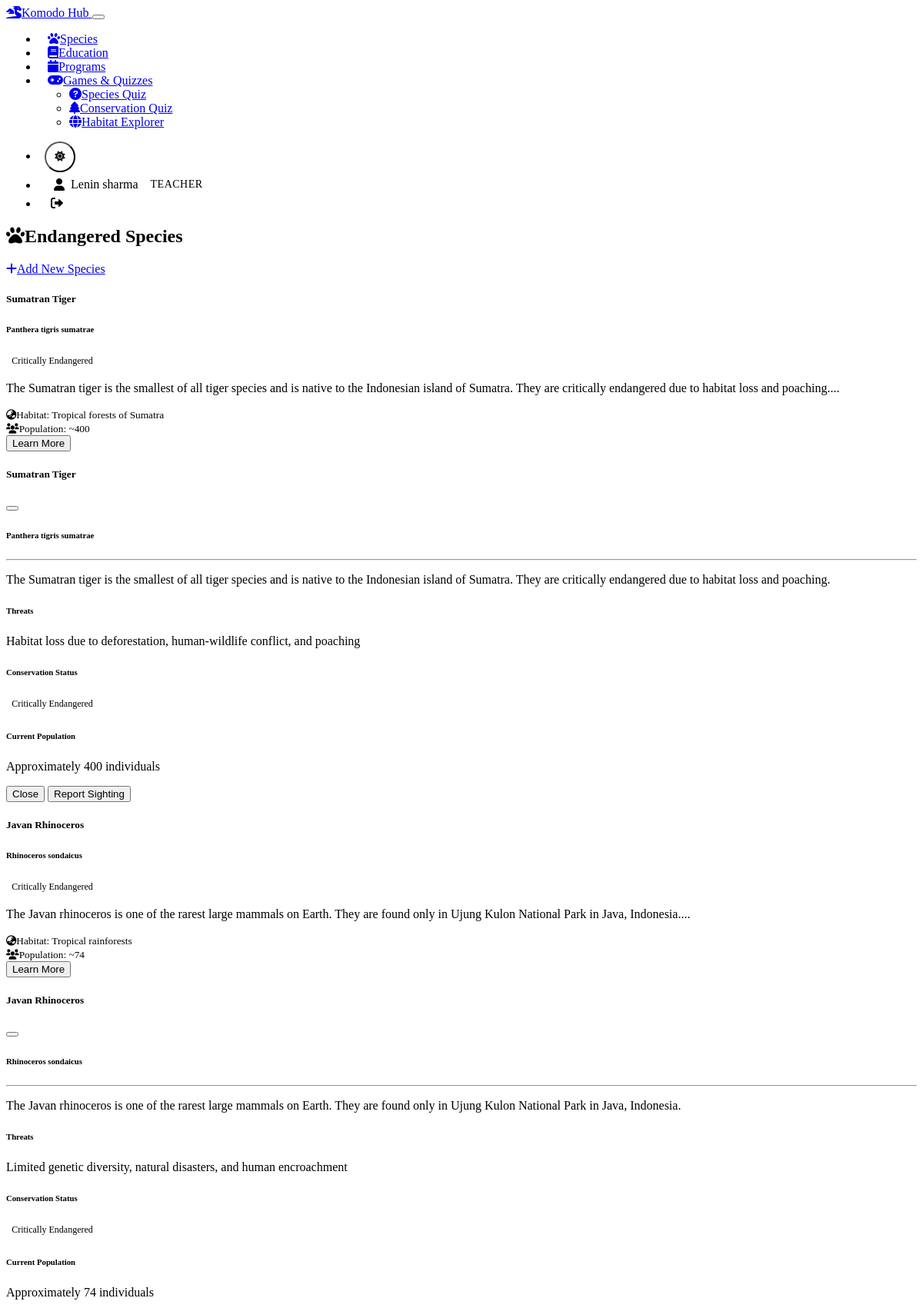
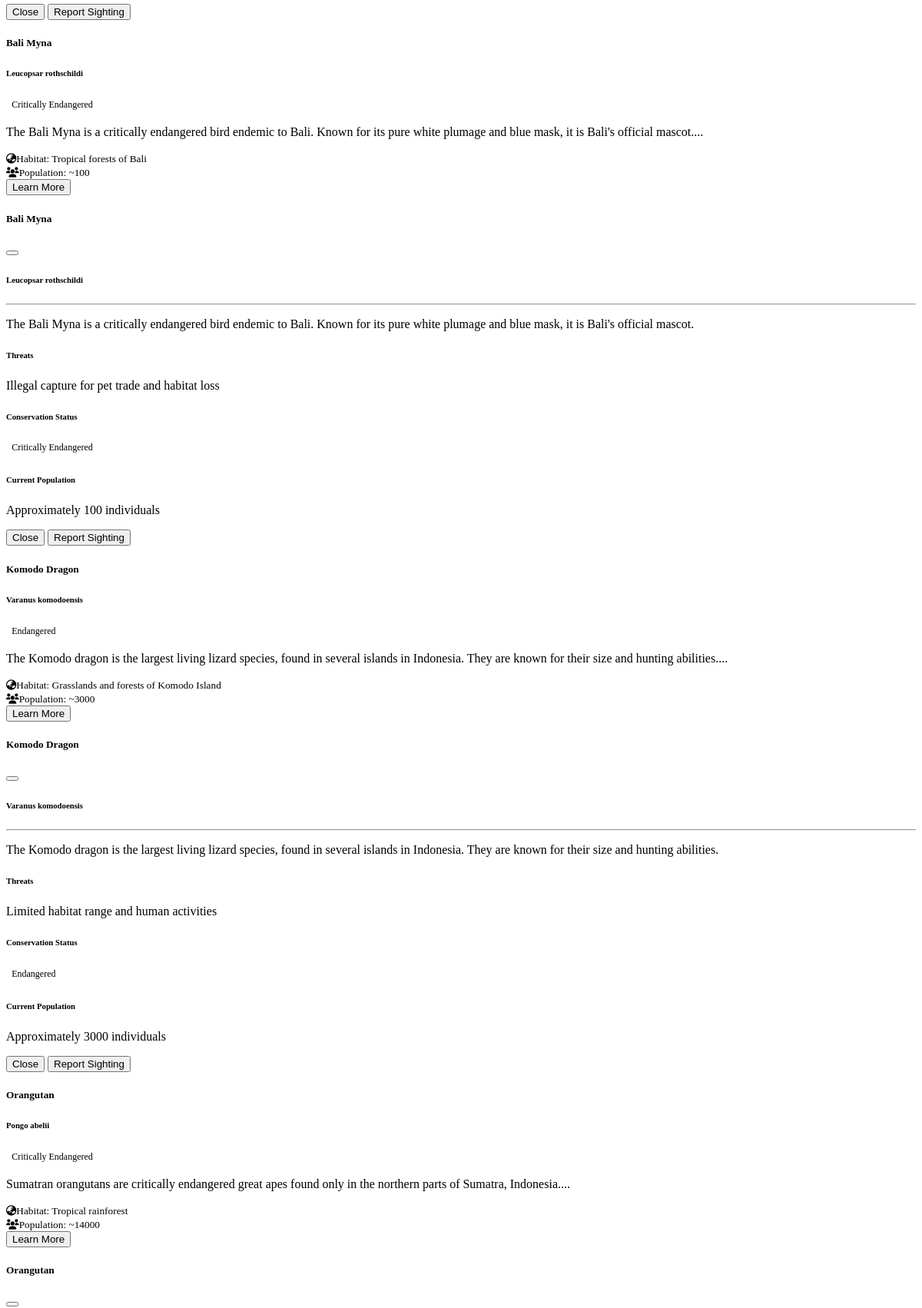
Page /species (signed in, upper part) on the committed database (2 pictures, top to bottom).
### models.py (models this page shows, shortened)
class User(UserMixin, db.Model):
    id = db.Column(db.Integer, primary_key=True)
    username = db.Column(db.String(64), unique=True, nullable=False)
    email = db.Column(db.String(120), unique=True, nullable=False)
    password_hash = db.Column(db.String(256))
    role = db.Column(db.String(20), nullable=False)  # teacher, student, community
    created_at = db.Column(db.DateTime, default=datetime.utcnow)
    resources = db.relationship('EducationalResource', backref='author', lazy=True)
    programs = db.relationship('ConservationProgram', backref='coordinator', lazy=True)
    progress = db.relationship('UserProgress', backref='user', lazy=True)

class Species(db.Model):
    id = db.Column(db.Integer, primary_key=True)
    name = db.Column(db.String(100), nullable=False)
    scientific_name = db.Column(db.String(100), nullable=False)
    description = db.Column(db.Text, nullable=False)
    population = db.Column(db.Integer)
    conservation_status = db.Column(db.String(50))
    habitat = db.Column(db.String(100))
    threats = db.Column(db.Text)

### blueprints/species.py (the view, shortened to what this page needs)
@species.route('/species')
def list():
    species = Species.query.all()
    return render_template('species/list.html', species=species)

### models.py (called while the page is built)
@login_manager.user_loader
def load_user(id):
    return User.query.get(int(id))

### templates/species/list.html (shortened to what this page needs)
{% extends "base.html" %}
{% block content %}
<div class="row mb-4">
    <div class="col-12 d-flex justify-content-between align-items-center">
        <h2><i class="fas fa-paw me-2"></i>Endangered Species</h2>
        {% if current_user.is_authenticated and current_user.role == 'teacher' %}
        <a href="{{ url_for('species.add') }}" class="btn btn-success">
            <i class="fas fa-plus me-2"></i>Add New Species
        </a>
        {% endif %}
    </div>
</div>
<div class="row g-4">
    {% for species in species %}
    <div class="col-md-6 col-lg-4">
        <div class="card species-card h-100">
            <div class="card-body">
                <h5 class="card-title">{{ species.name }}</h5>
                <h6 class="card-subtitle mb-2 text-muted">{{ species.scientific_name }}</h6>
                <span class="conservation-status bg-danger mb-3">
                    {{ species.conservation_status }}
                </span>
                <p class="card-text">{{ species.description[:200] }}...</p>
                <div class="mt-3">
                    <small class="text-muted">
                        <i class="fas fa-globe-asia me-2"></i>Habitat: {{ species.habitat }}
                    </small>
                </div>
                <div class="mt-2">
                    <small class="text-muted">
                        <i class="fas fa-users me-2"></i>Population: ~{{ species.population }}
                    </small>
                </div>
            </div>
            <div class="card-footer">
                <button class="btn btn-outline-primary btn-sm" data-bs-toggle="modal" data-bs-target="#speciesModal{{ species.id }}">
                    Learn More
                </button>
            </div>
        </div>
    </div>
    <div class="modal fade" id="speciesModal{{ species.id }}" tabindex="-1">
        <div class="modal-dialog modal-lg">
            <div class="modal-content">
                <div class="modal-header">
                    <h5 class="modal-title">{{ species.name }}</h5>
                    <button type="button" class="btn-close" data-bs-dismiss="modal"></button>
                </div>
                <div class="modal-body">
                    <h6 class="text-muted">{{ species.scientific_name }}</h6>
                    <hr>
                    <p>{{ species.description }}</p>
                    <h6>Threats</h6>
                    <p>{{ species.threats }}</p>
                    <div class="row mt-4">
                        <div class="col-md-6">
                            <h6>Conservation Status</h6>
                            <span class="conservation-status bg-danger">
                                {{ species.conservation_status }}
                            </span>
                        </div>
                        <div class="col-md-6">
                            <h6>Current Population</h6>
                            <p>Approximately {{ species.population }} individuals</p>
                        </div>
                    </div>
                </div>
                <div class="modal-footer">
                    <button type="button" class="btn btn-secondary" data-bs-dismiss="modal">Close</button>
                    {% if current_user.is_authenticated %}
                    <button type="button" class="btn btn-primary">Report Sighting</button>
                    {% endif %}
                </div>
            </div>
        </div>
    </div>
    {% endfor %}
</div>
{% endblock %}

### templates/base.html (shortened to what this page needs)
<!DOCTYPE html>
<html lang="en" data-bs-theme="dark">
<head>
    <link href="https://cdn.replit.com/agent/bootstrap-agent-dark-theme.min.css" rel="stylesheet">
    <link href="https://cdnjs.cloudflare.com/ajax/libs/font-awesome/6.0.0/css/all.min.css" rel="stylesheet">
    <link href="{{ url_for('static', filename='css/custom.css') }}" rel="stylesheet">
</head>
<body>
    <nav class="navbar navbar-expand-lg navbar-dark bg-dark">
        <div class="container-fluid px-3">
            <a class="navbar-brand" href="{{ url_for('main.dashboard') }}">
                <i class="fas fa-dragon me-2"></i>Komodo Hub
            </a>
            <button class="navbar-toggler" type="button" data-bs-toggle="collapse" data-bs-target="#navbarNav">
            </button>
            <div class="collapse navbar-collapse" id="navbarNav">
                {% if current_user.is_authenticated %}
                <ul class="navbar-nav me-auto">
                    <li class="nav-item">
                        <a class="nav-link" href="{{ url_for('species.list') }}">
                            <i class="fas fa-paw me-1"></i>Species
                        </a>
                    </li>
                    <li class="nav-item">
                        <a class="nav-link" href="{{ url_for('education.resources') }}">
                            <i class="fas fa-book me-1"></i>Education
                        </a>
                    </li>
                    <li class="nav-item">
                        <a class="nav-link" href="{{ url_for('programs.list') }}">
                            <i class="fas fa-calendar me-1"></i>Programs
                        </a>
                    </li>
                    {% if current_user.role != 'community' %}
                    <li class="nav-item dropdown">
                        <a class="nav-link dropdown-toggle" href="#" id="gamesDropdown" role="button" data-bs-toggle="dropdown">
                            <i class="fas fa-gamepad me-1"></i>Games & Quizzes
                        </a>
                        <ul class="dropdown-menu">
                            <li>
                                <a class="dropdown-item" href="{{ url_for('games.species_quiz') }}">
                                    <i class="fas fa-question-circle me-2"></i>Species Quiz
                                </a>
                            </li>
                            <li>
                                <a class="dropdown-item" href="{{ url_for('games.conservation_quiz') }}">
                                    <i class="fas fa-tree me-2"></i>Conservation Quiz
                                </a>
                            </li>
                            <li>
                                <a class="dropdown-item" href="{{ url_for('games.habitat_explorer') }}">
                                    <i class="fas fa-globe me-2"></i>Habitat Explorer
                                </a>
                            </li>
                        </ul>
                    </li>
                    {% endif %}
                </ul>
                {% endif %}
                <ul class="navbar-nav ms-auto align-items-center">
                    <li class="nav-item">
                        <button class="btn btn-link nav-link" id="themeToggle">
                            <i class="fas fa-moon"></i>
                        </button>
                    </li>
                    {% if current_user.is_authenticated %}
                        <li class="nav-item">
                            <div class="user-info">
                                <i class="fas fa-user"></i>
                                {{ current_user.username }}
                                <span class="role-indicator role-{{ current_user.role }}">
                                    {{ current_user.role.title() }}
                                </span>
                            </div>
                        </li>
                        <li class="nav-item">
                            <a class="nav-link sign-out" href="{{ url_for('auth.logout') }}" title="Sign Out">
                                <i class="fas fa-sign-out-alt"></i>
                            </a>
                        </li>
                    {% endif %}
                </ul>
            </div>
        </div>
    </nav>
    <main class="container py-4">
        {% block content %}{% endblock %}
    </main>
</body>
</html>

### static/css/custom.css (style rules this page uses)
:root[data-bs-theme=light] { --custom-bg: var(--bs-light); --custom-text: var(--bs-dark); }
body { transition: background-color 0.3s ease, color 0.3s ease; }
.navbar-nav .nav-item { margin: 0 2px; }
.navbar .nav-link { padding: 0.5rem 0.75rem; border-radius: 0.375rem; transition: all 0.2s ease-in-out; }
.user-info { display: flex; align-items: center; padding: 0.25rem 0.75rem; background: rgba(255, 255, 255, 0.05); border-radius: 0.5rem; margin: 0 0.5rem; }
.user-info .fas { margin-right: 0.5rem; }
.role-indicator { font-size: 0.75rem; padding: 0.25rem 0.5rem; border-radius: 1rem; margin-left: 0.5rem; font-weight: 500; text-transform: uppercase; letter-spacing: 0.5px; }
.role-teacher { background-color: var(--bs-primary); box-shadow: 0 2px 4px rgba(var(--bs-primary-rgb), 0.3); }
#themeToggle { width: 40px; height: 40px; padding: 0; display: flex; align-items: center; justify-content: center; border-radius: 50%; background: rgba(255, 255, 255, 0.05); transition: all 0.3s ease; margin: 0 0.5rem; }
.nav-link.sign-out { color: var(--bs-danger) !important; background: rgba(var(--bs-danger-rgb), 0.1); border-radius: 0.375rem; padding: 0.5rem 1rem; transition: all 0.2s ease; }
.role-indicator { padding: 0.25rem 0.5rem; border-radius: 0.25rem; font-size: 0.875rem; }
.role-teacher { background-color: var(--bs-primary); }
.species-card { transition: transform 0.2s; background-color: var(--custom-bg); color: var(--custom-text); }
.conservation-status { display: inline-block; padding: 0.25em 0.6em; font-size: 0.75rem; border-radius: 1rem; }
#themeToggle { transition: transform 0.3s ease; }
.card { transition: transform 0.2s, box-shadow 0.2s; }

### rows in the picture
User: username "Lenin sharma", role "TEACHER"
Species: name "Sumatran Tiger", scientific_name "Panthera tigris sumatrae", conservation_status "Critically Endangered", description "The Sumatran tiger is the smallest of all tiger species and is native to the Indonesian island of Sumatra. They are critically endangered due to habitat loss and poaching.", habitat "Tropical forests of Sumatra", population "400", threats "Habitat loss due to deforestation, human-wildlife conflict, and poaching", shows "Report Sighting"
Species: name "Javan Rhinoceros", scientific_name "Rhinoceros sondaicus", conservation_status "Critically Endangered", description "The Javan rhinoceros is one of the rarest large mammals on Earth. They are found only in Ujung Kulon National Park in Java, Indonesia.", habitat "Tropical rainforests", population "74", threats "Limited genetic diversity, natural disasters, and human encroachment", shows "Report Sighting"
Species: name "Bali Myna", scientific_name "Leucopsar rothschildi", conservation_status "Critically Endangered", description "The Bali Myna is a critically endangered bird endemic to Bali. Known for its pure white plumage and blue mask, it is Bali's official mascot.", habitat "Tropical forests of Bali", population "100", threats "Illegal capture for pet trade and habitat loss", shows "Report Sighting"
Species: name "Komodo Dragon", scientific_name "Varanus komodoensis", conservation_status "Endangered", description "The Komodo dragon is the largest living lizard species, found in several islands in Indonesia. They are known for their size and hunting abilities.", habitat "Grasslands and forests of Komodo Island", population "3000", threats "Limited habitat range and human activities", shows "Report Sighting"
Species: name "Orangutan", scientific_name "Pongo abelii", conservation_status "Critically Endangered", description "Sumatran orangutans are critically endangered great apes found only in the northern parts of Sumatra, Indonesia.", habitat "Tropical rainforest", population "14000"
